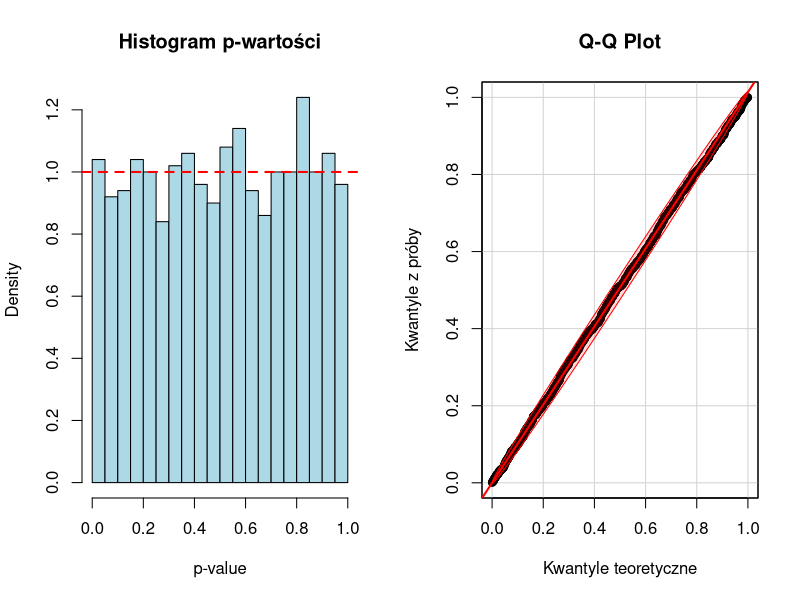
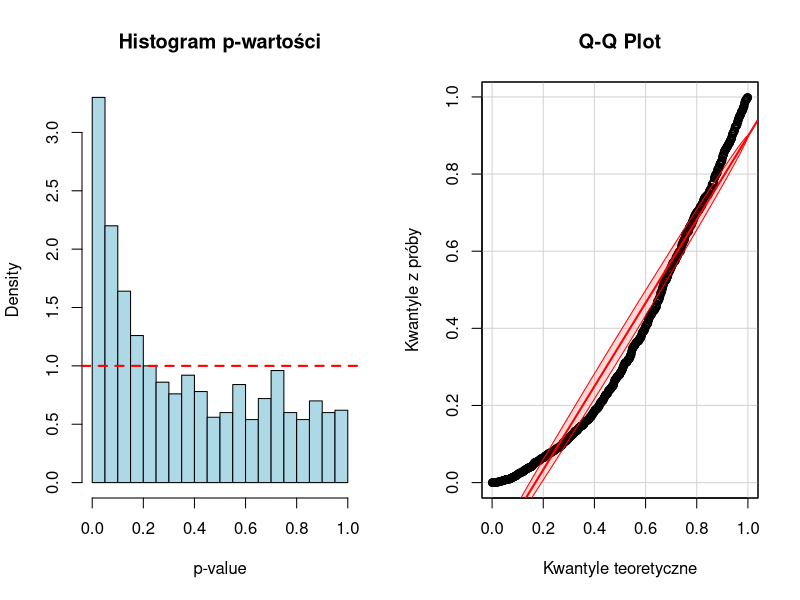
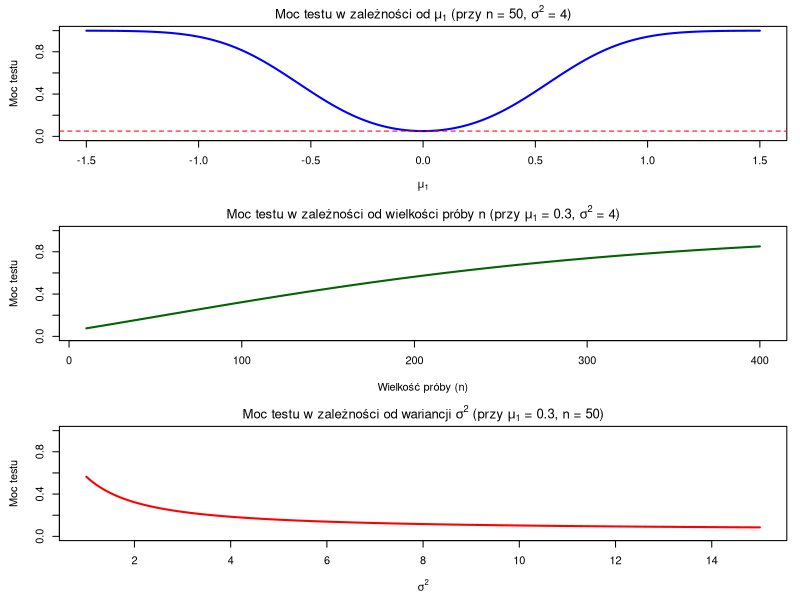
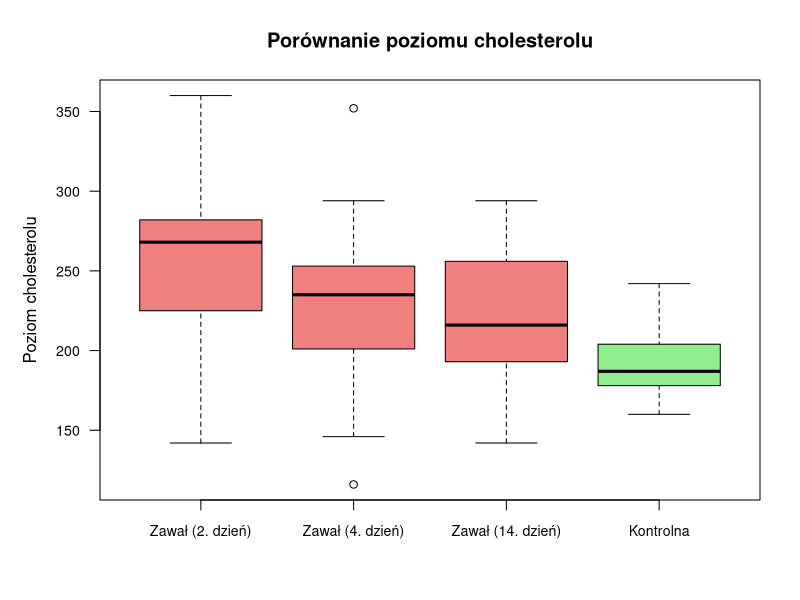

Write R code to recreate these figures, in order.
## ---- chunk 1
knitr::opts_chunk$set(dev = "cairo_pdf")
options(scipen = 999)
library(car)

## ---- chunk 2
n <- 50
sd <- sqrt(4)
mi <- 0
x <- rnorm(n, mi ,sd)
alfa <- 0.05

z_stat_a <- mean(x) / (sd / sqrt(n))
p_val_a <- 2 * (1 - pnorm(abs(z_stat_a)))

cat("p-value:", p_val_a, "\n")
cat("czy mamy podstawy do odrzucenia H_0?", p_val_a < alfa)
## ---- chunk 3
powtorzenia <- 1000

symulacja_b <- replicate(powtorzenia,{
  x <- rnorm(n, 0, sd)
  z_stat <- mean(x) / (sd / sqrt(n))
  2 * (1 - pnorm(abs(z_stat)))
})


liczba_odrzucen_b <- sum(symulacja_b < alfa)
p_hat_b <- liczba_odrzucen_b / powtorzenia
margines_b <- qnorm(1 - alfa/2) * sqrt((p_hat_b * (1 - p_hat_b)) / powtorzenia)
przedzial_b <- c(p_hat_b - margines_b, p_hat_b + margines_b)

cat("prawdopodobieństwo błędu I rodzaju:", p_hat_b, "\n")
cat("przedział ufności: [", przedzial_b[1], ",", przedzial_b[2], "]")

par(mfrow = c(1, 2))

hist(symulacja_b, breaks = 20, col = "lightblue", probability = T, 
     main = "Histogram p-wartości", xlab = "p-value")
abline(h = 1, col = "red", lwd = 2, lty = 2)

qqPlot(symulacja_b, distribution = "unif", 
       main = "Q-Q Plot", 
       xlab = "Kwantyle teoretyczne", ylab = "Kwantyle z próby",
       col = "black", col.lines = "red", id = F) 
## ---- chunk 4
n <- 50
mi <- 0.3
sd <- sqrt(4)

x <- rnorm(n, mi ,sd)
alfa <- 0.05

z_stat_c <- mean(x) / (sd / sqrt(n))
p_val_c <- 2 * (1 - pnorm(abs(z_stat_c)))

cat("p-value:", p_val_c, "\n")
cat("czy mamy podstawy do odrzucenia H_0?", p_val_c < alfa)
## ---- chunk 5
powtorzenia <- 1000

symulacja_d <- replicate(powtorzenia,{
  x <- rnorm(n, mi, sd)
  z_stat <- mean(x) / (sd / sqrt(n))
  2 * (1 - pnorm(abs(z_stat)))
})


liczba_odrzucen_d <- sum(symulacja_d < alfa)
p_hat_d <- liczba_odrzucen_d / powtorzenia
margines_d <- qnorm(1 - alfa/2) * sqrt((p_hat_d * (1 - p_hat_d)) / powtorzenia)
przedzial_d <- c(p_hat_d - margines_d, p_hat_d + margines_d)

cat("oszacowana moc testu:", p_hat_d, "\n")
cat("przedział ufności dla mocy: [", przedzial_d[1], ",", przedzial_d[2], "]\n\n")

par(mfrow = c(1, 2))

hist(symulacja_d, breaks = 20, col = "lightblue", probability = T, 
     main = "Histogram p-wartości", xlab = "p-value")
abline(h = 1, col = "red", lwd = 2, lty = 2)

qqPlot(symulacja_d, distribution = "unif", 
       main = "Q-Q Plot", 
       xlab = "Kwantyle teoretyczne", ylab = "Kwantyle z próby",
       col = "black", col.lines = "red", id = F) 
## ---- chunk 6
moc_testu_Z <- function(mu_1, n, sigma, alfa = 0.05){
  z_kryt <- qnorm(1 - alfa / 2)
  odchylenie_standardowe_sredniej <- sigma / sqrt(n)
  moc <- pnorm(-z_kryt - mu_1 / odchylenie_standardowe_sredniej) + 
    (1 - pnorm(z_kryt - mu_1 / odchylenie_standardowe_sredniej))
  return(moc)
}

par(mfrow = c(3, 1), mar = c(4.5, 4.5, 2, 1))


mu_seq <- seq(-1.5, 1.5, length.out = 200)
moc_od_mu <- moc_testu_Z(mu_1 = mu_seq, n = 50, sigma = 2)

plot(mu_seq, moc_od_mu, type = "l", col = "blue", lwd = 2,
     main = expression(paste("Moc testu w zależności od ", mu[1], " (przy n = 50, ", sigma^2, " = 4)")),
     xlab = expression(mu[1]), ylab = "Moc testu", ylim = c(0, 1))
abline(h = 0.05, lty = 2, col = "red")


n_seq <- seq(10, 400, by = 1)
moc_od_n <- moc_testu_Z(mu_1 = 0.3, n = n_seq, sigma = 2)

plot(n_seq, moc_od_n, type = "l", col = "darkgreen", lwd = 2,
     main = expression(paste("Moc testu w zależności od wielkości próby n (przy ", mu[1], " = 0.3, ", sigma^2, " = 4)")),
     xlab = "Wielkość próby (n)", ylab = "Moc testu", ylim = c(0, 1))


wariancja_seq <- seq(1, 15, length.out = 200)
moc_od_wariancji <- moc_testu_Z(mu_1 = 0.3, n = 50, sigma = sqrt(wariancja_seq))

plot(wariancja_seq, moc_od_wariancji, type = "l", col = "red", lwd = 2,
     main = expression(paste("Moc testu w zależności od wariancji ", sigma^2, " (przy ", mu[1], " = 0.3, n = 50)")),
     xlab = expression(sigma^2), ylab = "Moc testu", ylim = c(0, 1))
## ---- chunk 7
chol <- read.table("chol.txt", fill = TRUE, na.strings = c(".", ""), col.names = c("Grupa", "Dzien2", "Dzien4", "Dzien14"))

z_dzien2  <- chol$Dzien2[chol$Grupa == 1]
z_dzien4  <- chol$Dzien4[chol$Grupa == 1]
z_dzien14 <- chol$Dzien14[chol$Grupa == 1]

kontrolna <- chol$Dzien2[chol$Grupa == 2]


par(mfrow = c(1, 1), mar = c(5, 5, 4, 2))

boxplot(z_dzien2, z_dzien4, z_dzien14, kontrolna,
        names = c("Zawał (2. dzień)", "Zawał (4. dzień)", "Zawał (14. dzień)", "Kontrolna"),
        col = c("lightcoral", "lightcoral", "lightcoral", "lightgreen"),
        main = "Porównanie poziomu cholesterolu",
        ylab = "Poziom cholesterolu",
        las = 1, cex.axis = 0.85)
## ---- chunk 8
moj_test_welcha <- function(x, y) {
  x <- na.omit(x)
  y <- na.omit(y)
  n1 <- length(x)
  n2 <- length(y)
  sr1 <- mean(x)
  sr2 <- mean(y)
  var1 <- var(x)
  var2 <- var(y)
  se <- sqrt(var1/n1 + var2/n2)
  t_stat <- (sr1 - sr2) / se
  licznik_df <- (var1/n1 + var2/n2)^2
  mianownik_df <- ((var1/n1)^2 / (n1 - 1)) + ((var2/n2)^2 / (n2 - 1))
  df <- licznik_df / mianownik_df
  p_val <- 2 * (1 - pt(abs(t_stat), df))
  return(list(t = t_stat, df = df, p_value = p_val))
}

wynik_moj_welch <- moj_test_welcha(z_dzien2, kontrolna)

cat("Statystyka t:", wynik_moj_welch$t, "\n")
cat("Stopnie swobody:", wynik_moj_welch$df, "\n")
cat("p-value:", wynik_moj_welch$p_value, "\n")
## ---- chunk 9
wynik_test <- t.test(z_dzien2, kontrolna)

cat("Statystyka t:", wynik_test$statistic, "\n")
cat("Stopnie swobody:", wynik_test$parameter, "\n")
cat("p-value:", wynik_test$p.value, "\n")
